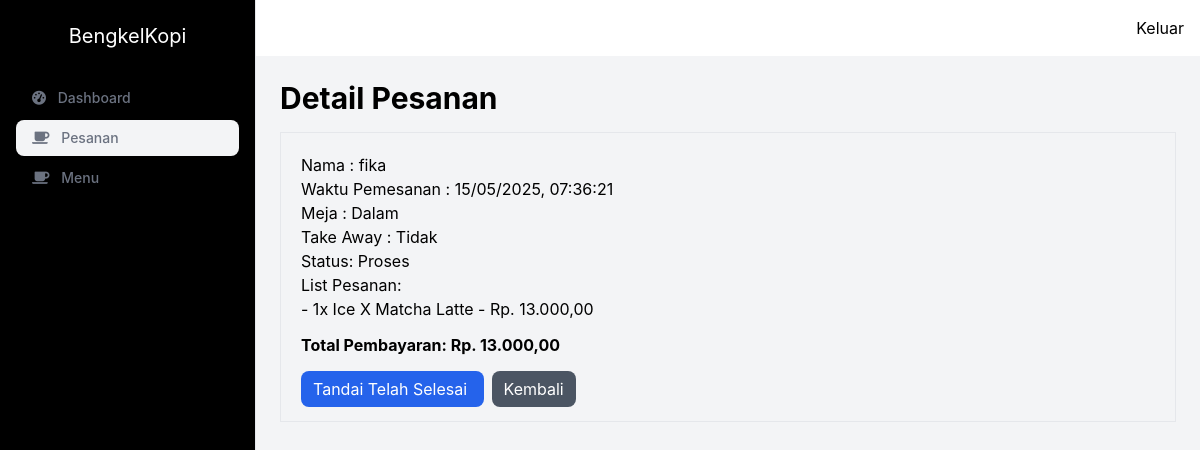
/admin/pesanan/detail.php?id=11 (signed in), run on the app's committed database.
### tables this page shows
CREATE TABLE `pesanan` (
  `id` int(11) NOT NULL,
  `nama` varchar(255) NOT NULL,
  `meja` enum('luar','dalam') NOT NULL,
  `take_away` enum('ya','tidak') NOT NULL DEFAULT 'tidak',
  `status` enum('proses','selesai') NOT NULL DEFAULT 'proses',
  `waktu_pemesanan` datetime NOT NULL
);

CREATE TABLE `orders` (
  `id` int(11) NOT NULL,
  `id_pesanan` int(11) NOT NULL,
  `id_menu` int(11) NOT NULL,
  `jumlah` int(11) NOT NULL
);

CREATE TABLE `menus` (
  `id` int(11) NOT NULL,
  `nama` varchar(255) DEFAULT NULL,
  `harga` double DEFAULT NULL,
  `status` enum('on','off') DEFAULT 'off',
  `qr_code` varchar(255) DEFAULT NULL
);

### admin/pesanan/detail.php (the view, shortened to what this page needs)
<!DOCTYPE html>
<html lang="en">
<head>
    <script src="https://cdn.tailwindcss.com"></script>
    <link rel="stylesheet" href="https://cdn.datatables.net/1.13.4/css/jquery.dataTables.min.css">
    <link rel="stylesheet" href="https://cdnjs.cloudflare.com/ajax/libs/font-awesome/6.0.0-beta3/css/all.min.css">
</head>
<body class="flex h-screen">
    <div id="sidebar"
        class="fixed inset-y-0 left-0 w-64 bg-black border-r z-50 border-gray-200 p-4 sidebar-transition hidden-sidebar md:static md:transform-none">
        <div class="flex justify-center">
            <span class="grid h-10 place-content-center rounded-lg bg-black text-xl text-white px-3">
                BengkelKopi
            </span>
        </div>
        <ul id="sidebar-menu" class="mt-6 space-y-1">
            <li>
                <a href="../dashboard.php" class="block rounded-lg px-4 py-2 text-sm font-medium text-gray-500">
                    <i class="fas fa-tachometer-alt mr-2"></i> Dashboard
                </a>
            </li>
            <li>
                <a href="#"
                    class="block rounded-lg bg-gray-100 px-4 py-2 text-sm font-medium text-gray-500 hover:bg-gray-100 hover:text-gray-700">
                    <i class="fas fa-coffee mr-2"></i> Pesanan
                </a>
            </li>
            <li>
                <a href="../menu/index.php"
                    class="block rounded-lg px-4 py-2 text-sm font-medium text-gray-500 hover:bg-gray-100 hover:text-gray-700">
                    <i class="fas fa-coffee mr-2"></i> Menu
                </a>
            </li>
        </ul>
    </div>
    <div class="flex flex-col flex-1 overflow-hidden">
        <nav class="bg-white p-4 sticky top-0 z-10">
            <div class="flex justify-between items-center">
                <ul class="hidden md:flex space-x-4 ml-auto">
                    <a href="../../logout.php">Keluar</a>
                </ul>
            </div>
        </nav>
        <div class="flex-1 p-6 bg-gray-100 overflow-y-auto">
            <h1 class="text-3xl font-bold">Detail Pesanan</h1>
            <?php
            include '../../backend/connection.php';
            $id = $_GET['id'];
            $sql = "SELECT nama, waktu_pemesanan, meja, take_away, status FROM pesanan WHERE id = ?";
            $stmt = $conn->prepare($sql);
            $stmt->bind_param("i", $id);
            $stmt->execute();
            $result = $stmt->get_result();
            if ($result->num_rows > 0) {
                $row = $result->fetch_assoc();
            ?>
                <div class="overflow-x-auto mt-4">
                    <div class="border py-5 px-5">
                        <p>Nama : <?php echo htmlspecialchars($row['nama']); ?></p>
                        <p>Waktu Pemesanan : <?php echo date('d/m/Y, H:i:s', strtotime($row['waktu_pemesanan'])); ?></p>
                        <p>Meja : <?php echo htmlspecialchars(ucwords($row['meja'])); ?></p>
                        <p>Take Away : <?php echo $row['take_away'] == 'ya' ? 'Ya' : 'Tidak'; ?></p>
                        <p>Status: <?php echo htmlspecialchars(ucwords($row['status'])); ?></p>
                        <p>List Pesanan:</p>
                        <ul>
                            <?php
                            $sql_items = "
                                                    SELECT menus.nama, orders.jumlah, menus.harga
                                                    FROM orders
                                                    JOIN menus ON orders.id_menu = menus.id
                                                    WHERE orders.id_pesanan = ?";
                            $stmt_items = $conn->prepare($sql_items);
                            $stmt_items->bind_param('i', $id);
                            $stmt_items->execute();
                            $result_items = $stmt_items->get_result();
                            $total_price = 0;
                            while ($item = $result_items->fetch_assoc()) {
                                $quantity = (int) $item['jumlah'];
                                $price = (float) $item['harga'];
                                $item_total = $quantity * $price;
                                $total_price += $item_total;
                                echo '<li> - ' . htmlspecialchars($quantity) . 'x ' . htmlspecialchars($item['nama']) . ' - Rp. ' . number_format($item_total, 2, ',', '.') . '</li>';
                            }
                            echo "<p class='mb-5 mt-3 font-bold'>Total Pembayaran: Rp. " . number_format($total_price, 2, ',', '.') . '</p>';
                            ?>
                        </ul>
                        <a href="mark_complete.php?id=<?php echo $id; ?>"
                            class="bg-blue-600 px-3 mr-2 py-2 rounded-lg text-white
   <?php echo htmlspecialchars($row['status']) === 'selesai' ? 'cursor-not-allowed opacity-50 pointer-events-none' : ''; ?>">
                            Tandai Telah Selesai
                        </a>
                        <a href="index.php" class="bg-gray-600 px-3 py-2 rounded-lg text-white">Kembali</a>
                    </div>
                </div>
            <?php
            } else {
                echo "<p>Data pesanan tidak ditemukan.</p>";
            }
            ?>
        </div>
    </div>
</body>
</html>

### admin/pesanan/detail.php (style rules this page uses)
body { font-family: 'Inter', sans-serif; }
.sidebar-transition { transition: transform 0.3s ease-in-out; }
.hidden-sidebar { transform: translateX(-100%); }

### data on the page
pesanan: nama "fika", waktu_pemesanan "15/05/2025, 07:36:21", meja "Dalam", status "Proses"
orders: jumlah "1", id_menu.nama "Ice X Matcha Latte", jumlah.harga "13.000,00"

### other printed values
$total_price "13.000,00"
